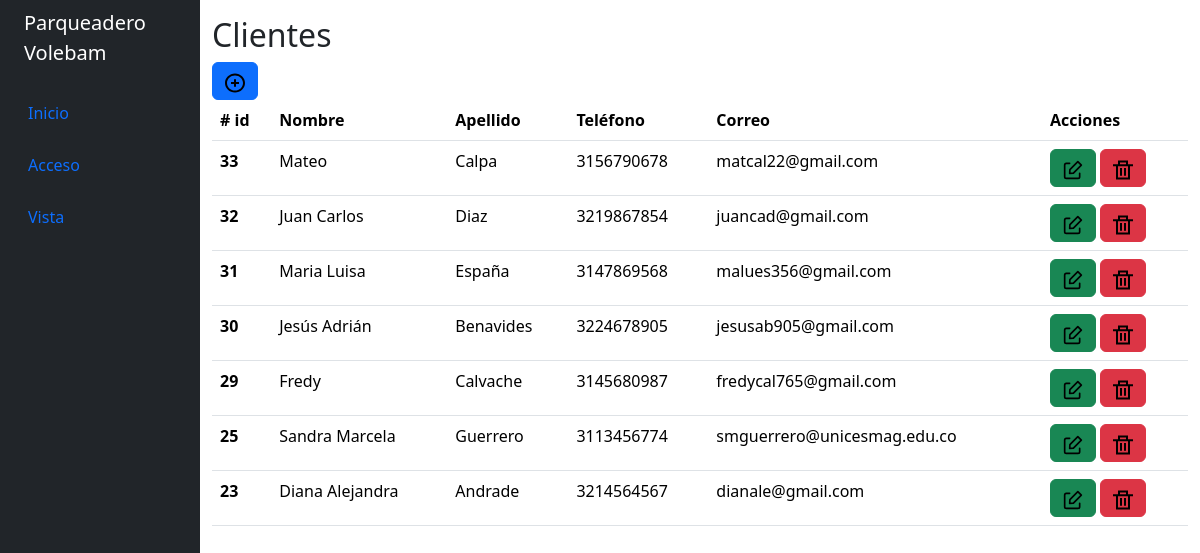
The page /vista/lista_clientes.php on the database its author committed.
### tables this page shows
CREATE TABLE `clientes` (
  `id_cliente` int(11) NOT NULL,
  `nombre` varchar(50) NOT NULL,
  `apellido` varchar(50) NOT NULL,
  `telefono` varchar(20) NOT NULL,
  `correo` varchar(50) NOT NULL,
  `clave` varchar(40) NOT NULL
);

### vista/lista_clientes.php (the view, shortened to what this page needs)
<?php
require("../config/config.php");
?>
<!DOCTYPE html>
<html lang="en">
<head>
    <?php include "../includes/styles.php"; ?>
</head>
<body>
    <div class="container-fluid ">
        <div class="row flex-nowrap">
            <?php include "../includes/header.php"; ?>
            <div class="col py-3">
                <h2>Clientes</h2>
                <div class="d-block p-10">
                    <button type="button" class="btn btn-primary" data-bs-toggle="tooltip" data-href="http://<?php echo $host; ?>/ParqueaderoVL/registrar/registrar_cliente.php" data-bs-placement="top" title="Crear cliente">
                        <svg width="20" height="20" xmlns="http://www.w3.org/2000/svg" class="d-inline-block align-middle">
                            <image href="../icons/plus-circle-1441-svgrepo-com.svg" height="20" width="20" />
                        </svg>
                    </button>
                </div>
                <table class="table">
                    <thead>
                        <tr>
                            <th scope="col"># id</th>
                            <th scope="col">Nombre</th>
                            <th scope="col">Apellido</th>
                            <th scope="col">Teléfono</th>
                            <th scope="col">Correo</th>
                            <th scope="col">Acciones</th>
                        </tr>
                    </thead>
                    <tbody>
                        <?php
                        $resultado = mysqli_query($conn, "SELECT * FROM clientes ORDER BY id_cliente DESC");
                        if (mysqli_num_rows($resultado) > 0) {
                            while ($cliente = mysqli_fetch_assoc($resultado)) { ?>
                                <tr>
                                    <th scope="row"><?php echo $cliente["id_cliente"]; ?></th>
                                    <td><?php echo $cliente["nombre"]; ?></td>
                                    <td><?php echo $cliente["apellido"]; ?></td>
                                    <td><?php echo $cliente["telefono"]; ?></td>
                                    <td><?php echo $cliente["correo"]; ?></td>
                                    <td>
                                        <button type="button" class="btn btn-success" data-bs-toggle="tooltip" data-bs-placement="top" data-href="http://<?php echo $host; ?>/ParqueaderoVL/editar/editar_cliente.php?id=<?php echo $cliente["id_cliente"]; ?>" title="Editar">
                                            <svg width="20" height="20" xmlns="http://www.w3.org/2000/svg" class="d-inline-block align-middle">
                                                <image href="../icons/edit-svgrepo-com.svg" height="20" width="20" />
                                            </svg>
                                        </button>
                                        <button type="button" class="btn btn-danger" data-bs-toggle="tooltip" data-bs-placement="top" data-confirm-delete="true" data-delete-card="cliente" data-href-delete="http://<?php echo $host; ?>/ParqueaderoVL/delete/delete_cliente.php?id=<?php echo $cliente["id_cliente"]; ?>" title="Eliminar">
                                            <svg width="20" height="20" xmlns="http://www.w3.org/2000/svg" class="d-inline-block align-middle">
                                                <image href="../icons/delete-1487-svgrepo-com.svg" height="20" width="20" />
                                            </svg>
                                        </button>
                                    </td>
                                </tr>
                        <?php }
                        }
                        ?>
                    </tbody>
                </table>
            </div>
        </div>
    </div>
</body>
</html>

### rows shown on the page
clientes: id_cliente "33", nombre "Mateo", apellido "Calpa", telefono "3156790678", correo "matcal22@gmail.com"
clientes: id_cliente "32", nombre "Juan Carlos", apellido "Diaz", telefono "3219867854", correo "juancad@gmail.com"
clientes: id_cliente "31", nombre "Maria Luisa", apellido "España", telefono "3147869568", correo "malues356@gmail.com"
clientes: id_cliente "30", nombre "Jesús Adrián", apellido "Benavides", telefono "3224678905", correo "jesusab905@gmail.com"
clientes: id_cliente "29", nombre "Fredy", apellido "Calvache", telefono "3145680987", correo "fredycal765@gmail.com"
clientes: id_cliente "25", nombre "Sandra Marcela", apellido "Guerrero", telefono "3113456774", correo "smguerrero@unicesmag.edu.co"
clientes: id_cliente "23", nombre "Diana Alejandra", apellido "Andrade", telefono "3214564567", correo "dianale@gmail.com"
